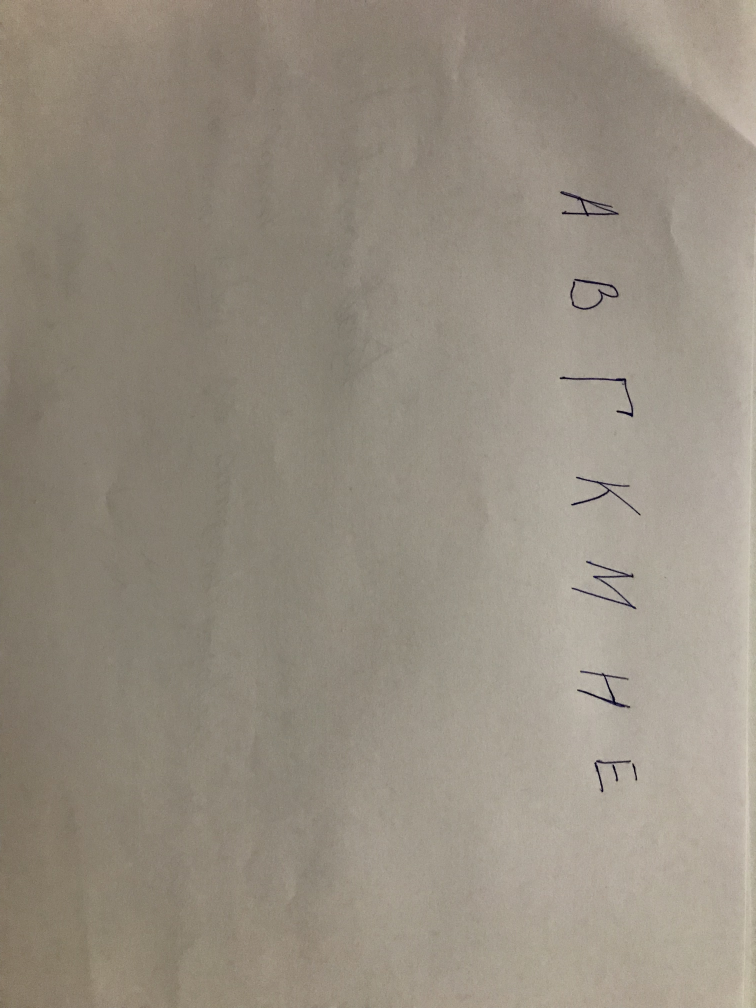
#> input picture 02-Machine Learning Ixvan/IMG.JPG, 3024 x 4032 px (shown at 1/4 size)
$ jupyter execute --allow-errors 'Machine Learning.ipynb'   (shell and % lines are left out)
#> lines starting #> are read from the running program, lines starting #| are printed output that depends on the picture; after the words box and inside, x2 and y2 are one past the last pixel; in counts of white or black regions, pixels touching at a corner belong together
## Тестовое Machine Learning

Необходимо написать нейросеть, которая распознаёт буквы на изображении.
Распознанные буквы записать в текстовый файл. Код, все необходимые зависимости и
остальные необходимые файлы загрузить в открытый репозиторий на GitHub.
Желательно не забыть про комментарии в коде. Датасет и изображение, на котором необходимо
распознать буквы приложены.

### Процесс решения задачи

UPD: теперь буквы отсортированы в правильном порядке.

Загружаем необходимые библиотеки.

[cell 1]
import os
import cv2
import random
import imutils
import numpy as np
import pandas as pd
from tensorflow.keras.models import Sequential
from tensorflow.keras.preprocessing.image import ImageDataGenerator
from tensorflow.keras.layers import Dense, Flatten, Conv2D, MaxPooling2D
from tensorflow.keras.callbacks import ModelCheckpoint
from tensorflow.keras.optimizers import Adam
import matplotlib.pyplot as plt
import matplotlib.image as mpimg

Посмотрим из чего состоят наши данные.

[cell 2]
sample_path = r'dataset\test (копия)\Ф'

[cell 3]
fig = plt.figure(figsize=(20, 20))
#> (the rest of this cell did not finish here and is left out)

Проверим размер картинки.

#> (a cell that did not finish here is left out)

#> (a cell that did not finish here is left out)

Теперь займемся обнаружением букв на целевом изображении. Посмотрим что оно из себя представляет.

[cell 6]
image_file = 'IMG.JPG'
image = cv2.imread(image_file)
#> image is the input picture: shape (4032, 3024, 3); mean B, G, R 128.9, 141.7, 150.2

[cell 7]
imgplot = plt.imshow(image)
plt.show()

Подготовим предоставленное изображение.

[cell 8]
resized_image = cv2.resize(image, (600, 800))                          # изменяем размер изображения
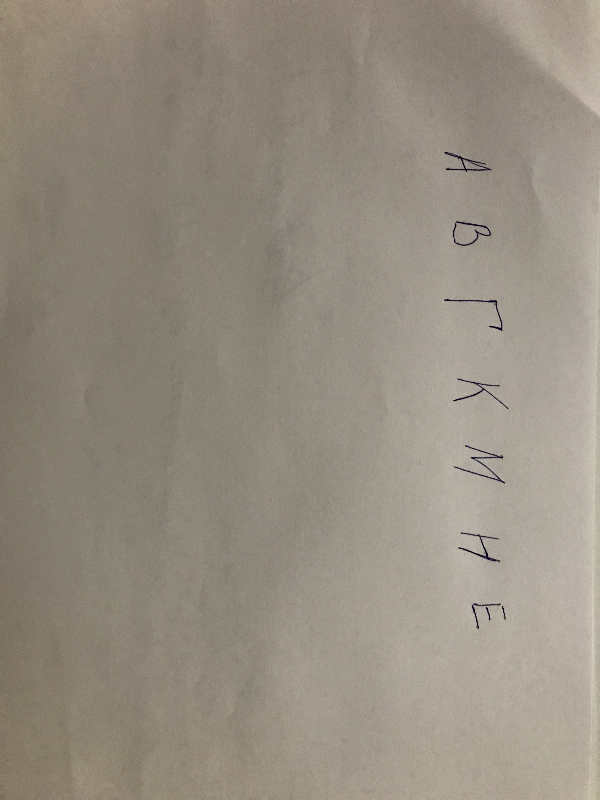
#> resized_image: shape (800, 600, 3); mean B, G, R 128.7, 141.6, 150.1
rotated_image = imutils.rotate(resized_image, 90)                      # поворачиваем изображение
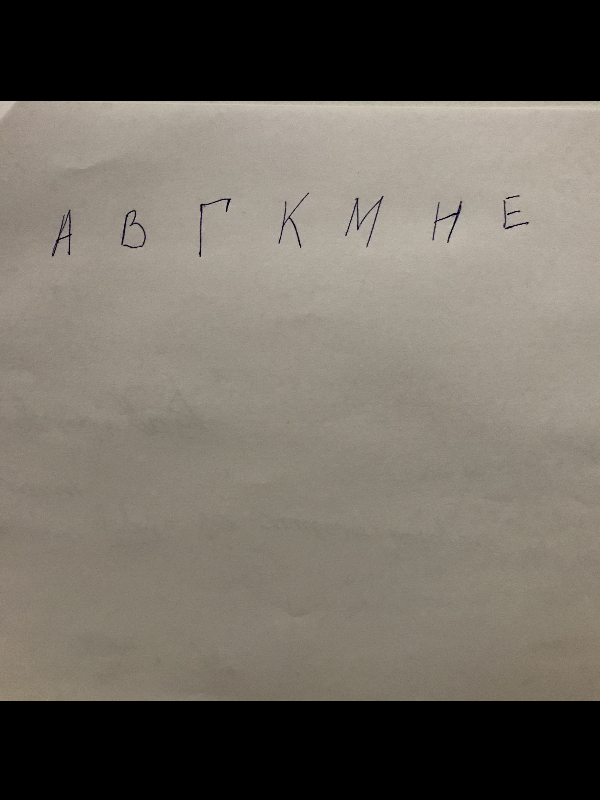
#> rotated_image: shape (800, 600, 3); mean B, G, R 97.2, 106.4, 112.2
gray = cv2.cvtColor(rotated_image, cv2.COLOR_BGR2GRAY)                 # делаем изображение серым
ret, thresh = cv2.threshold(gray, 100, 255, cv2.THRESH_BINARY)         # убираем шумы
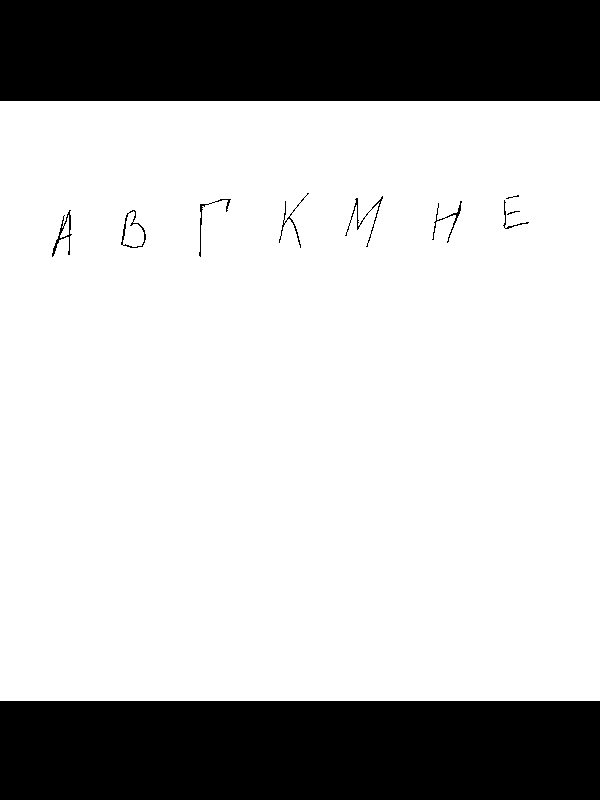
#> thresh: shape (800, 600); 74.8% white; 11 black regions (2 under 20 px), largest, box (x1, y1, x2, y2) and area: (0, 0, 600, 101) 60600, (0, 701, 600, 800) 59400, (52, 210, 72, 257) 191
img_erode = cv2.erode(thresh, np.ones((3, 3), np.uint8), iterations=1) # обводим буквы
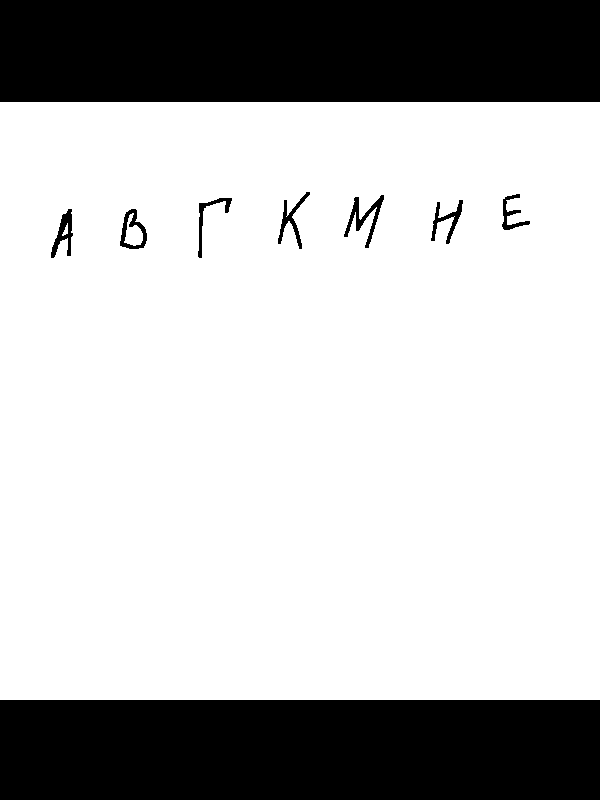
#> img_erode: shape (800, 600); 74.1% white; 9 black regions

Найдем все контуры на целевом изображении.

[cell 9]
contours, hierarchy = cv2.findContours(img_erode, cv2.RETR_TREE, cv2.CHAIN_APPROX_NONE)
#> contours = 10 contours; largest, box (x1, y1, x2, y2) and area: (0, 102, 600, 700) 357603, (119, 208, 148, 250) 814, (343, 194, 385, 249) 698, (50, 208, 74, 259) 564, (277, 191, 311, 250) 526
sorted_ctrs = sorted(contours, key=lambda ctr: cv2.boundingRect(ctr)[0])
#> sorted_ctrs has the same summary as contours

Функция для извлечения и сохранения букв на изображении.

[cell 10]
def extract_and_save_letters(contours, hierarchy, folder_to_extract):

    '''
        The function extracts letters from the contours and hierarchy provided,
        and saves them separetly.

    '''
#> called with hierarchy = array of shape (1, 10, 4), folder_to_extract = 'test\\subfolder'

    for idx, contour in enumerate(contours):
        (x, y, w, h) = cv2.boundingRect(contour)
        if hierarchy[0][idx][3] == 0:                                   # условие для выделения букв
            letter = np.array(img_erode[y-15:y+h+15, x-15:x+w+15], np.uint8)
            cv2.imwrite(os.path.join(folder_to_extract, 'image_'+str(idx)+'.jpg'), letter)
#> this loop made 10 passes
#> (x, y, w, h) on passes 1 to 10: (0, 102, 600, 598), (50, 208, 24, 51), (62, 223, 6, 13), (119, 208, 29, 42), (124, 213, 19, 33), (197, 197, 36, 62), (277, 191, 34, 59), (343, 194, 42, 55), (430, 199, 34, 46), (501, 193, 30, 38)
#> pass 2, in extract_and_save_letters, `letter = np.array(img_erode[y-15:y+h+15, x-15:x+w+15], np.uint8)`:
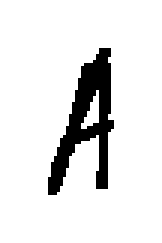
#> letter: shape (81, 54) (shown 3 times larger); 89.7% white; 1 black region, box (x1, y1, x2, y2) and area: (16, 16, 38, 65) 450
